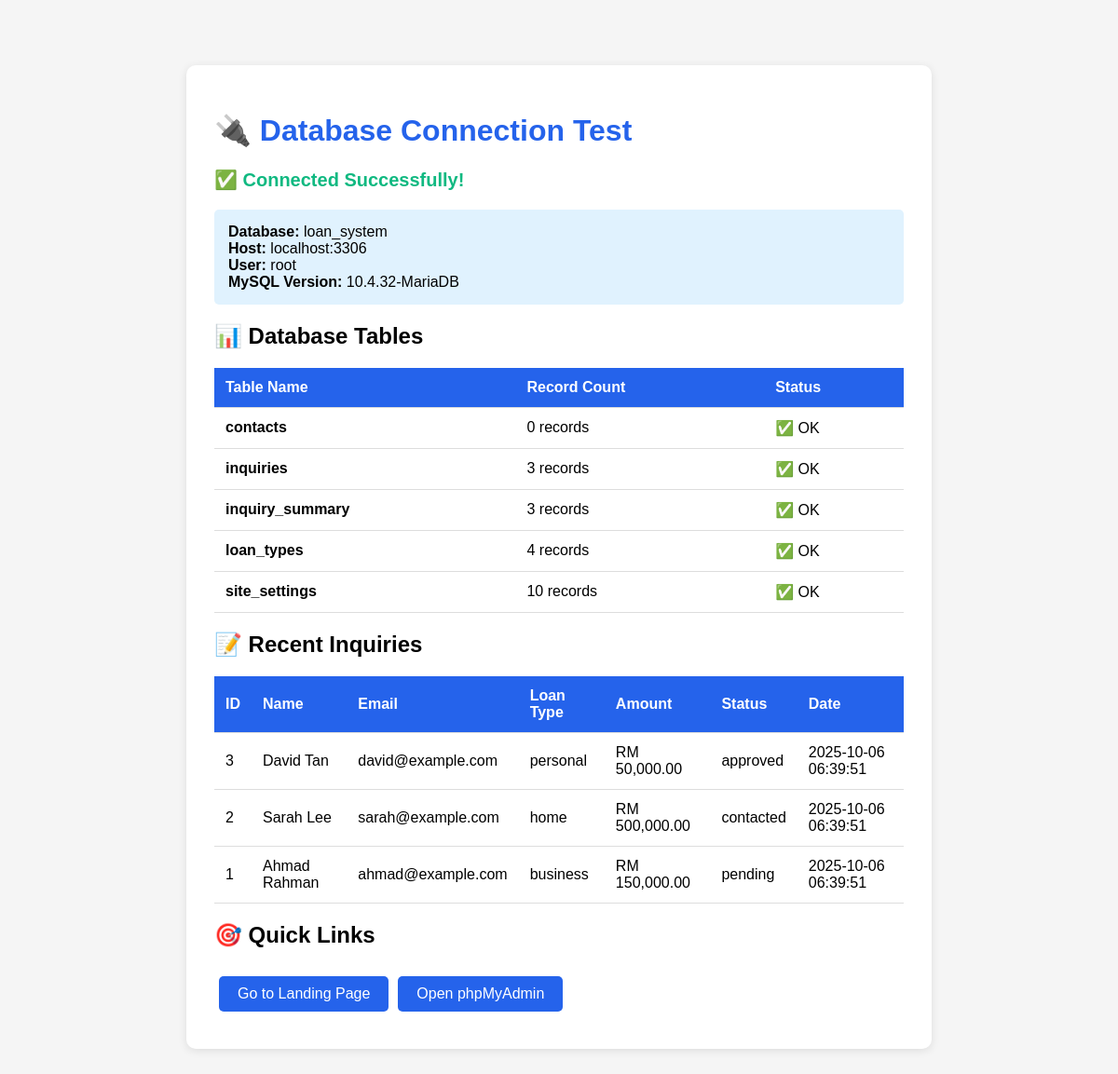
The page /test-database.php on the database its author committed.
### tables this page shows
CREATE TABLE IF NOT EXISTS `inquiries` (
  `id` int(11) NOT NULL AUTO_INCREMENT,
  `name` varchar(100) NOT NULL,
  `email` varchar(100) NOT NULL,
  `phone` varchar(20) NOT NULL,
  `loan_type` varchar(50) NOT NULL,
  `loan_amount` decimal(15,2) NOT NULL,
  `monthly_income` decimal(15,2) DEFAULT NULL,
  `message` text DEFAULT NULL,
  `status` enum('pending','contacted','approved','rejected') DEFAULT 'pending',
  `ip_address` varchar(45) DEFAULT NULL,
  `user_agent` varchar(255) DEFAULT NULL,
  `created_at` timestamp NOT NULL DEFAULT CURRENT_TIMESTAMP,
  `updated_at` timestamp NOT NULL DEFAULT CURRENT_TIMESTAMP ON UPDATE CURRENT_TIMESTAMP,
  PRIMARY KEY (`id`),
  KEY `idx_email` (`email`),
  KEY `idx_status` (`status`),
  KEY `idx_created_at` (`created_at`)
);

### test-database.php (the view, shortened to what this page needs)
<!DOCTYPE html>
<html>
<head>
</head>
<body>
    <div class="card">
        <h1>🔌 Database Connection Test</h1>
        <?php
        $hostname = 'localhost';
        $username = 'root';
        $password = '';
        $database = 'loan_system';
        $port = 3306;
        $conn = new mysqli($hostname, $username, $password, $database, $port);
        if ($conn->connect_error) {
            echo '<p class="error">❌ Connection Failed!</p>';
            echo '<div class="info">';
            echo '<strong>Error:</strong> ' . $conn->connect_error . '<br>';
            echo '<strong>Error Code:</strong> ' . $conn->connect_errno . '<br><br>';
            echo '<strong>Troubleshooting:</strong><ul>';
            echo '<li>Make sure MySQL is running in XAMPP Control Panel</li>';
            echo '<li>Check if database "loan_system" exists in phpMyAdmin</li>';
            echo '<li>Verify MySQL username and password</li>';
            echo '<li>Check if port 3306 is not blocked</li>';
            echo '</ul></div>';
            echo '<a href="http://localhost/phpmyadmin" target="_blank" class="btn">Open phpMyAdmin</a>';
            echo '<a href="INSTALLATION_DATABASE.md" class="btn">View Installation Guide</a>';
        } else {
            echo '<p class="success">✅ Connected Successfully!</p>';
            echo '<div class="info">';
            echo '<strong>Database:</strong> ' . $database . '<br>';
            echo '<strong>Host:</strong> ' . $hostname . ':' . $port . '<br>';
            echo '<strong>User:</strong> ' . $username . '<br>';
            echo '<strong>MySQL Version:</strong> ' . $conn->server_info;
            echo '</div>';
            echo '<h2>📊 Database Tables</h2>';
            $result = $conn->query("SHOW TABLES");
            if ($result && $result->num_rows > 0) {
                echo '<table>';
                echo '<tr><th>Table Name</th><th>Record Count</th><th>Status</th></tr>';
                while ($row = $result->fetch_array()) {
                    $table = $row[0];
                    $count_result = $conn->query("SELECT COUNT(*) as total FROM `{$table}`");
                    if ($count_result) {
                        $count_row = $count_result->fetch_assoc();
                        $count = $count_row['total'];
                        echo "<tr>";
                        echo "<td><strong>{$table}</strong></td>";
                        echo "<td>{$count} records</td>";
                        echo "<td>✅ OK</td>";
                        echo "</tr>";
                    }
                }
                echo '</table>';
            } else {
                echo '<p class="error">⚠️ No tables found!</p>';
                echo '<p>Please import the database_setup.sql file.</p>';
            }
            echo '<h2>📝 Recent Inquiries</h2>';
            $result = $conn->query("SELECT * FROM inquiries ORDER BY created_at DESC LIMIT 5");
            if ($result && $result->num_rows > 0) {
                echo '<table>';
                echo '<tr><th>ID</th><th>Name</th><th>Email</th><th>Loan Type</th><th>Amount</th><th>Status</th><th>Date</th></tr>';
                while ($row = $result->fetch_assoc()) {
                    echo "<tr>";
                    echo "<td>{$row['id']}</td>";
                    echo "<td>{$row['name']}</td>";
                    echo "<td>{$row['email']}</td>";
                    echo "<td>{$row['loan_type']}</td>";
                    echo "<td>RM " . number_format($row['loan_amount'], 2) . "</td>";
                    echo "<td>{$row['status']}</td>";
                    echo "<td>{$row['created_at']}</td>";
                    echo "</tr>";
                }
                echo '</table>';
            } else {
                echo '<p>No inquiries found yet. Submit the form on the landing page!</p>';
            }
            echo '<h2>🎯 Quick Links</h2>';
            echo '<a href="index.php" class="btn">Go to Landing Page</a>';
            echo '<a href="http://localhost/phpmyadmin" target="_blank" class="btn">Open phpMyAdmin</a>';
        }
        ?>
    </div>
</body>
</html>

### test-database.php (style rules this page uses)
body { font-family: Arial, sans-serif; max-width: 800px; margin: 50px auto; padding: 20px; background: #f5f5f5; }
.card { background: white; padding: 30px; border-radius: 10px; box-shadow: 0 2px 10px rgba(0,0,0,0.1); }
h1 { color: #2563eb; }
.success { color: #10b981; font-size: 20px; font-weight: bold; }
.info { background: #e0f2fe; padding: 15px; border-radius: 5px; margin: 20px 0; }
table { width: 100%; border-collapse: collapse; margin: 20px 0; }
th, td { padding: 12px; text-align: left; border-bottom: 1px solid #ddd; }
th { background: #2563eb; color: white; }
.btn { display: inline-block; padding: 10px 20px; background: #2563eb; color: white; text-decoration: none; border-radius: 5px; margin: 10px 5px; }

### rows shown on the page
inquiries: id "3", name "David Tan", email "david@example.com", loan_type "personal", loan_amount "50,000.00", status "approved", created_at "2025-10-06 06:39:51"
inquiries: id "2", name "Sarah Lee", email "sarah@example.com", loan_type "home", loan_amount "500,000.00", status "contacted", created_at "2025-10-06 06:39:51"
inquiries: id "1", name "Ahmad Rahman", email "ahmad@example.com", loan_type "business", loan_amount "150,000.00", status "pending", created_at "2025-10-06 06:39:51"

### other values the page prints
$database "loan_system"
$hostname "localhost"
$port "3306"
$username "root"
$conn->server_info "10.4.32-MariaDB"
$table "contacts"
$count "0"
$table "inquiries"
$count "3"
$table "inquiry_summary"
$table "loan_types"
$count "4"
$table "site_settings"
$count "10"
